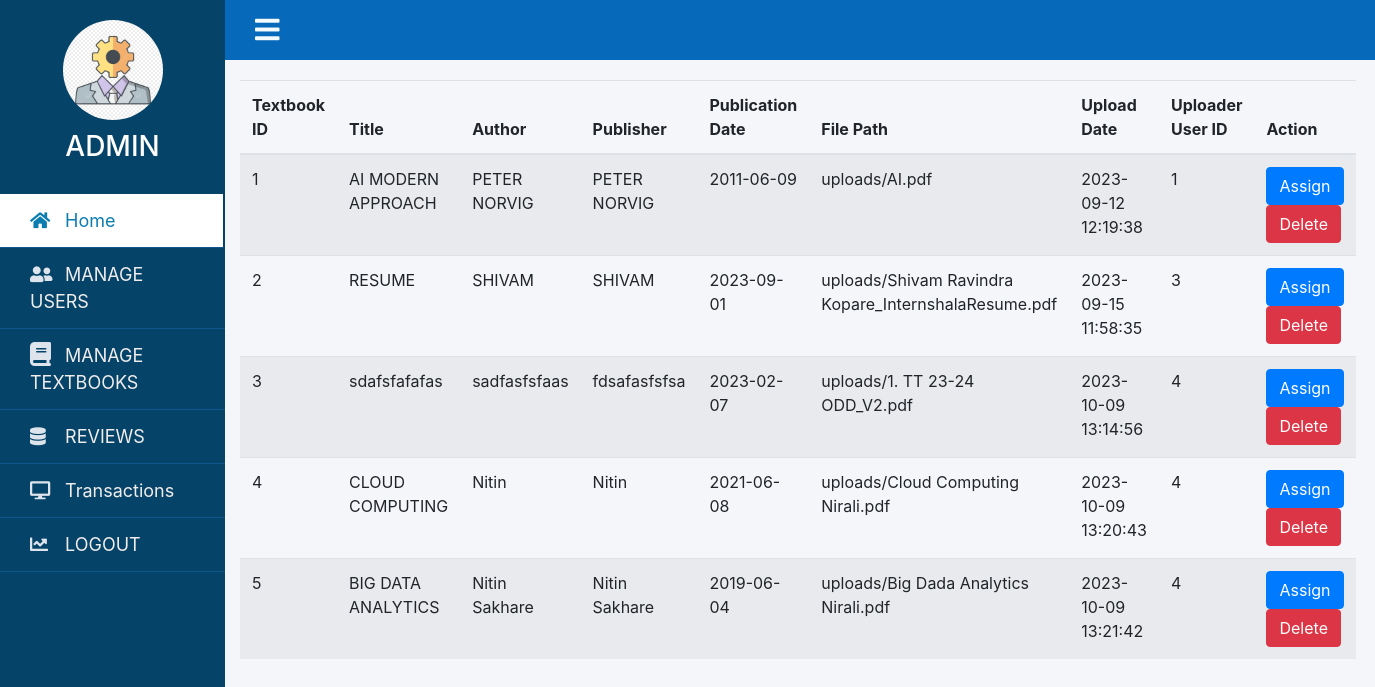
The app's page /admin/textbook.php with its own data.
### tables this page shows
CREATE TABLE `textbooks` (
  `Textbook_ID` int(11) NOT NULL,
  `Title` varchar(255) NOT NULL,
  `Author` varchar(255) NOT NULL,
  `Publisher` varchar(255) NOT NULL,
  `Publication_Date` date NOT NULL,
  `File_Path` varchar(255) NOT NULL,
  `Upload_Date` timestamp NOT NULL DEFAULT current_timestamp(),
  `Uploader_User_ID` int(11) DEFAULT NULL
);

### admin/textbook.php (the view, shortened to what this page needs)
<?php
$hostname = 'localhost';
$username = 'root';
$password = '';
$database = 'mini';
$mysqli = new mysqli($hostname, $username, $password, $database);
?>
<!DOCTYPE html>
<html lang="en">
<head>
    <link rel="stylesheet" href="https://maxcdn.bootstrapcdn.com/bootstrap/4.5.2/css/bootstrap.min.css">
</head>
<body>
    <?php include 'nav.php' ?>
    <div class="content">
        <div class="container table-container">
            <?php
            $sql = "SELECT * FROM textbooks";
            $result = $mysqli->query($sql);
            if ($result->num_rows > 0) { ?>
                <table class="table table-striped">
                    <thead>
                        <tr>
                            <th>Textbook ID</th>
                            <th>Title</th>
                            <th>Author</th>
                            <th>Publisher</th>
                            <th>Publication Date</th>
                            <th>File Path</th>
                            <th>Upload Date</th>
                            <th>Uploader User ID</th>
                            <th>Action</th>
                        </tr>
                    </thead>
                    <tbody>
                        <?php
                        while ($row = $result->fetch_assoc()) {
                            echo '<tr>';
                            echo '<td>' . $row['Textbook_ID'] . '</td>';
                            echo '<td>' . $row['Title'] . '</td>';
                            echo '<td>' . $row['Author'] . '</td>';
                            echo '<td>' . $row['Publisher'] . '</td>';
                            echo '<td>' . $row['Publication_Date'] . '</td>';
                            echo '<td>' . $row['File_Path'] . '</td>';
                            echo '<td>' . $row['Upload_Date'] . '</td>';
                            echo '<td>' . $row['Uploader_User_ID'] . '</td>';
                            echo '<td>';
                            echo '<a href="assign.php?Textbook_ID=' . $row['Textbook_ID'] . '" class="btn btn-primary me-2">Assign</a>';
                            echo '<a href="delete.php?textbook_id=' . $row['Textbook_ID'] . '" class="btn btn-danger">Delete</a>';
                            echo '</td>';
                            echo '</tr>';
                        }
                        ?>
                    </tbody>
                </table>
            <?php
            } else {
                echo 'No textbooks available.';
            }
            ?>
        </div>
    </div>
</body>
</html>

### admin/nav.php (shortened to what this page needs)
<!DOCTYPE html>
<html lang="en">
<head>
    <link rel="stylesheet" href="https://use.fontawesome.com/releases/v5.8.1/css/all.css">
</head>
<body>
    <div class="wrapper">
        <div class="section">
            <div class="top_navbar">
                <div class="hamburger">
                    <a href="#">
                        <i class="fas fa-bars"></i>
                    </a>
                </div>
            </div>
        </div>
        <div class="sidebar">
            <div class="profile">
                <img src="../images/admin.jpg" alt="profile_picture">
                <h3>ADMIN</h3>
            </div>
            <ul>
                <li>
                    <a href="admin.php" class="active">
                        <span class="icon"><i class="fas fa-home"></i></span>
                        <span class="item">Home</span>
                    </a>
                </li>
                <li>
                    <a href="userdetail.php">
                        <span class="icon"><i class="fas fa-user-friends"></i></span>
                        <span class="item">MANAGE USERS</span>
                    </a>
                </li>
                <li>
                    <a href="textbook.php">
                        <span class="icon"><i class="fa-sharp fa-solid fa-book fa-lg"></i></span>
                        <span class="item">MANAGE TEXTBOOKS</span>
                    </a>
                </li>
                <li>
                    <a href="reviews.php">
                        <span class="icon"><i class="fas fa-database"></i></span>
                        <span class="item">REVIEWS</span>
                    </a>
                </li>
                <li>
                    <a href="dashboard.php">
                        <span class="icon"><i class="fas fa-desktop"></i></span>
                        <span class="item">Transactions</span>
                    </a>
                </li>
                <li>
                    <a href="logout.php">
                        <span class="icon"><i class="fas fa-chart-line"></i></span>
                        <span class="item">LOGOUT</span>
                    </a>
                </li>
            </ul>
        </div>
    </div>
</body>
</html>

### admin/textbook.php (style rules this page uses)
.table-container { padding-top: 20px; margin-left: 225px; transition: margin-left 0.5s ease; }

### admin/nav.php (style rules this page uses)
* { list-style: none; text-decoration: none; margin: 0; padding: 0; box-sizing: border-box; }
body { background: #f5f6fa; }
.wrapper .sidebar { background: rgb(5, 68, 104); position: fixed; top: 0; left: 0; width: 225px; height: 100%; padding: 20px 0; transition: all 0.5s ease; }
.wrapper .sidebar .profile { margin-bottom: 30px; text-align: center; }
.wrapper .sidebar .profile img { display: block; width: 100px; height: 100px; border-radius: 50%; margin: 0 auto; }
.wrapper .sidebar .profile h3 { color: #ffffff; margin: 10px 0 5px; }
.wrapper .sidebar ul li a { display: block; padding: 13px 30px; border-bottom: 1px solid #10558d; color: rgb(241, 237, 237); font-size: 18px; position: relative; text-decoration: none; }
.wrapper .sidebar ul li a .icon { color: #dee4ec; width: 30px; display: inline-block; }
.wrapper .sidebar ul li a:hover, .wrapper .sidebar ul li a.active { color: #0c7db1; background: white; border-right: 2px solid rgb(5, 68, 104); }
.wrapper .sidebar ul li a:hover .icon, .wrapper .sidebar ul li a.active .icon { color: #0c7db1; }
.wrapper .sidebar ul li a:hover:before, .wrapper .sidebar ul li a.active:before { display: block; }
.wrapper .section { width: calc(100% - 225px); margin-left: 225px; transition: all 0.5s ease; }
.wrapper .section .top_navbar { background: rgb(7, 105, 185); height: 60px; display: flex; align-items: center; padding: 0 30px; }
.wrapper .section .top_navbar .hamburger a { font-size: 28px; color: #f4fbff; }

### records on screen
textbooks: Textbook_ID "1", Title "AI MODERN APPROACH", Author "PETER NORVIG", Publisher "PETER NORVIG", Publication_Date "2011-06-09", File_Path "uploads/AI.pdf", Upload_Date "2023-09-12 12:19:38", Uploader_User_ID "1"
textbooks: Textbook_ID "2", Title "RESUME", Author "SHIVAM", Publisher "SHIVAM", Publication_Date "2023-09-01", File_Path "uploads/Shivam Ravindra Kopare_InternshalaResume.pdf", Upload_Date "2023-09-15 11:58:35", Uploader_User_ID "3"
textbooks: Textbook_ID "3", Title "sdafsfafafas", Author "sadfasfsfaas", Publisher "fdsafasfsfsa", Publication_Date "2023-02-07", File_Path "uploads/1. TT 23-24 ODD_V2.pdf", Upload_Date "2023-10-09 13:14:56", Uploader_User_ID "4"
textbooks: Textbook_ID "4", Title "CLOUD COMPUTING", Author "Nitin", Publisher "Nitin", Publication_Date "2021-06-08", File_Path "uploads/Cloud Computing Nirali.pdf", Upload_Date "2023-10-09 13:20:43", Uploader_User_ID "4"
textbooks: Textbook_ID "5", Title "BIG DATA ANALYTICS", Author "Nitin Sakhare", Publisher "Nitin Sakhare", Publication_Date "2019-06-04", File_Path "uploads/Big Dada Analytics Nirali.pdf", Upload_Date "2023-10-09 13:21:42", Uploader_User_ID "4"
